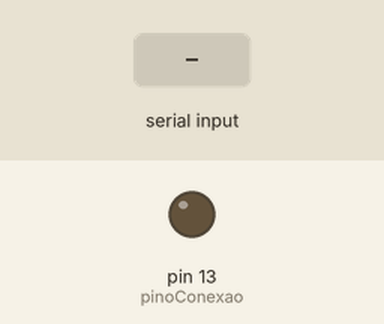
Bench run of a sketch on a simulated Arduino Uno, built with avr-gcc and run on an emulated ATmega328P. Shown: output pins drawn as LEDs (lit = HIGH). The test bench sets the inputs (shaded band).

Above: at 1.2 s.
1.3 s: "90 45\n" received over Serial
At 1.7 s:
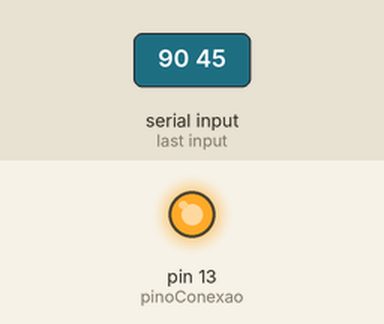
Timing chart, 0 to 10.3 s (numbered marks = the images above; inputs shaded):
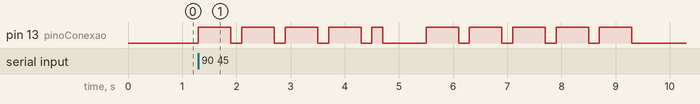

Measured:
- after the input at 1.3 s, pin 13 (pinoConexao): goes 4 × (HIGH 0.60 s, LOW 0.20 s), HIGH 0.20 s, LOW 0.80 s, 4 × (HIGH 0.60 s, LOW 0.20 s), HIGH 0.60 s, then LOW, starting at once

The sketch:

conversorDeCodigoMorse.ino
```cpp
char* letras[] = {".-", "-...", "-.-.", "-..", ".", "..-.", "-.", "....", "..", ".---", "-.-", ".-..", "--",      // A - M
                 "-.", "---", ".--.", "--.-", ".-.", "...", "-", "..-", "...-", ".--", "-..-", "-.--", "--.."};  // N - Z

char* numeros[] = {"-----", ".----", "..---", "...--", "....-", ".....", "-....", "--...", "---..", "----."};     // 0 - 9

int tempoPonto = 200;
int pinoConexao = 13;

void sequenciaLed(char* sequencia){
  int i = 0;
  while(sequencia[i] != '\0'){
    piscarLed(sequencia[i]);
    i++;
  }
  delay(tempoPonto * 3); //intervalo de tempo entre letras.
}

void piscarLed(char simbolo){
  digitalWrite(pinoConexao, HIGH);
  if(simbolo == '.'){
    delay(tempoPonto);
  } else{
      delay(tempoPonto * 3);
  }
  digitalWrite(pinoConexao, LOW);
  delay(tempoPonto); //intervalo de tempo entre piscadas
}


void setup(){
   pinMode(pinoConexao, OUTPUT);
   Serial.begin(9600);
}

void loop(){
  char escrita;

  if(Serial.available() > 0){
    escrita = Serial.read();
    if(escrita >= 'a' && escrita <= 'z'){
      sequenciaLed(letras[escrita - 'a']);
    }

    else if(escrita >= 'A' && escrita <= 'z'){
      sequenciaLed(letras[escrita - 'A']);
    }

    else if(escrita >= '0' && escrita <= '9'){
      sequenciaLed(numeros[escrita - '0']);
    }

    else if(escrita == ' '){
      delay(tempoPonto * 4); //intervalo de tempo entre palavras.
    }
  }
}
```
